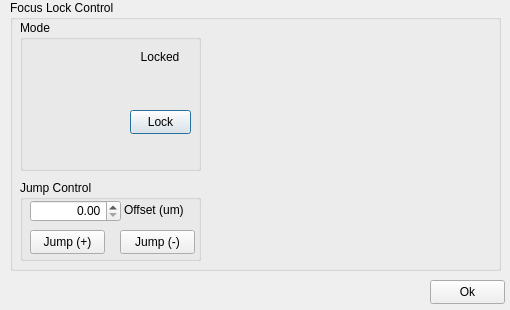
<?xml version="1.0" encoding="UTF-8"?>
<ui version="4.0">
 <class>Dialog</class>
 <widget class="QDialog" name="Dialog">
  <property name="geometry">
   <rect>
    <x>0</x>
    <y>0</y>
    <width>510</width>
    <height>310</height>
   </rect>
  </property>
  <property name="sizePolicy">
   <sizepolicy hsizetype="Fixed" vsizetype="Fixed">
    <horstretch>0</horstretch>
    <verstretch>0</verstretch>
   </sizepolicy>
  </property>
  <property name="minimumSize">
   <size>
    <width>510</width>
    <height>310</height>
   </size>
  </property>
  <property name="maximumSize">
   <size>
    <width>510</width>
    <height>310</height>
   </size>
  </property>
  <property name="windowTitle">
   <string>HAL-4000 Focus Lock</string>
  </property>
  <widget class="QGroupBox" name="focusLockBox">
   <property name="geometry">
    <rect>
     <x>10</x>
     <y>0</y>
     <width>491</width>
     <height>271</height>
    </rect>
   </property>
   <property name="title">
    <string>Focus Lock Control</string>
   </property>
   <widget class="QGroupBox" name="modeBox">
    <property name="geometry">
     <rect>
      <x>10</x>
      <y>20</y>
      <width>181</width>
      <height>151</height>
     </rect>
    </property>
    <property name="title">
     <string>Mode</string>
    </property>
    <widget class="QPushButton" name="lockButton">
     <property name="geometry">
      <rect>
       <x>110</x>
       <y>90</y>
       <width>61</width>
       <height>24</height>
      </rect>
     </property>
     <property name="text">
      <string>Lock</string>
     </property>
    </widget>
    <widget class="QLabel" name="lockLabel">
     <property name="geometry">
      <rect>
       <x>117</x>
       <y>30</y>
       <width>46</width>
       <height>14</height>
      </rect>
     </property>
     <property name="text">
      <string>Locked</string>
     </property>
     <property name="alignment">
      <set>Qt::AlignCenter</set>
     </property>
    </widget>
    <widget class="QWidget" name="modeWidget" native="true">
     <property name="geometry">
      <rect>
       <x>7</x>
       <y>12</y>
       <width>101</width>
       <height>131</height>
      </rect>
     </property>
    </widget>
   </widget>
   <widget class="QGroupBox" name="jumpControlBox">
    <property name="geometry">
     <rect>
      <x>10</x>
      <y>180</y>
      <width>181</width>
      <height>81</height>
     </rect>
    </property>
    <property name="title">
     <string>Jump Control</string>
    </property>
    <widget class="QLabel" name="jumpLabel">
     <property name="geometry">
      <rect>
       <x>104</x>
       <y>22</y>
       <width>61</width>
       <height>16</height>
      </rect>
     </property>
     <property name="text">
      <string>Offset (um)</string>
     </property>
    </widget>
    <widget class="QPushButton" name="jumpPButton">
     <property name="geometry">
      <rect>
       <x>10</x>
       <y>50</y>
       <width>75</width>
       <height>24</height>
      </rect>
     </property>
     <property name="text">
      <string>Jump (+)</string>
     </property>
    </widget>
    <widget class="QDoubleSpinBox" name="jumpSpinBox">
     <property name="geometry">
      <rect>
       <x>10</x>
       <y>20</y>
       <width>91</width>
       <height>22</height>
      </rect>
     </property>
     <property name="alignment">
      <set>Qt::AlignRight|Qt::AlignTrailing|Qt::AlignVCenter</set>
     </property>
     <property name="minimum">
      <double>0.000000000000000</double>
     </property>
     <property name="maximum">
      <double>100.000000000000000</double>
     </property>
     <property name="singleStep">
      <double>0.010000000000000</double>
     </property>
    </widget>
    <widget class="QPushButton" name="jumpNButton">
     <property name="geometry">
      <rect>
       <x>100</x>
       <y>50</y>
       <width>75</width>
       <height>24</height>
      </rect>
     </property>
     <property name="text">
      <string>Jump (-)</string>
     </property>
    </widget>
   </widget>
   <widget class="QWidget" name="lockDisplayWidget" native="true">
    <property name="geometry">
     <rect>
      <x>193</x>
      <y>20</y>
      <width>298</width>
      <height>249</height>
     </rect>
    </property>
   </widget>
  </widget>
  <widget class="QPushButton" name="okButton">
   <property name="geometry">
    <rect>
     <x>430</x>
     <y>280</y>
     <width>75</width>
     <height>24</height>
    </rect>
   </property>
   <property name="text">
    <string>Ok</string>
   </property>
  </widget>
 </widget>
 <resources/>
 <connections/>
</ui>
